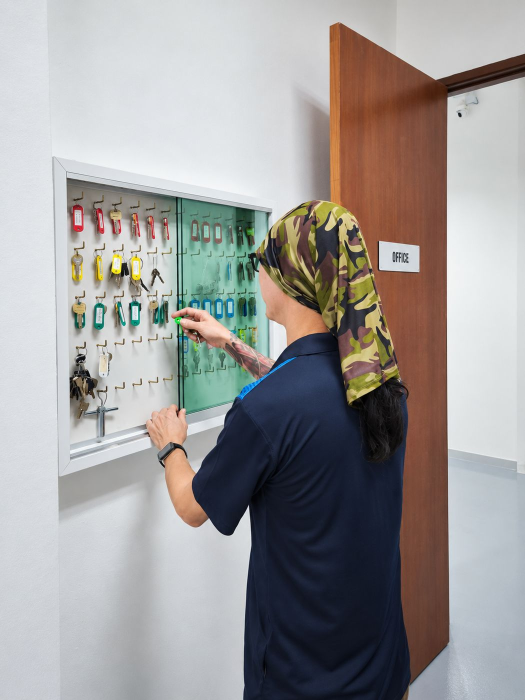
#> input picture assets/img/access-control.jpg, 1050 x 1400 px, given in place of sgs-logo-light.png, which was not available (shown at 1/2 size)
$ python make_favicon.py
#> lines starting #> are read from the running program, lines starting #| are printed output that depends on the picture; pictures that were not available may be replaced by others from this repository, and a replacement may not be noted
### tools/wpb.py
"""
Shared helpers for building the SGS site in Elementor over the REST API.

Elementor 4.x registers its document meta with show_in_rest, so layouts,
kit settings and Theme Builder conditions can all be written directly.
The one catch is that Elementor caches generated CSS per post and a REST
meta write does NOT invalidate it — so every write is followed by
DELETE /elementor/v1/cache, which is what makes this loop work at all.

    from wpb import WP, eid, px, box
    wp = WP()
    wp.put_layout(page_id, [container, ...])
    wp.clear_cache()
"""
import base64, io, json, os, re, ssl, sys, uuid
import urllib.request, urllib.error

HERE = os.path.dirname(os.path.abspath(__file__))
SITE = os.path.dirname(HERE)
ENV = os.path.join(os.path.dirname(SITE), ".env.deploy")


def eid():
    """Elementor element ids are 7 hex chars."""
    return uuid.uuid4().hex[:7]


def px(n, unit="px"):
    return {"unit": unit, "size": n, "sizes": []}


def box(t, r, b, l, unit="px", linked=False):
    return {"unit": unit, "top": str(t), "right": str(r), "bottom": str(b),
            "left": str(l), "isLinked": linked}


def gap(col, row=None):
    row = col if row is None else row
    return {"unit": "px", "size": col, "column": str(col), "row": str(row)}


# Global colour slugs defined by the kit, referenced as globals so a later
# palette change propagates instead of leaving hard-coded hex behind.
def gcolor(slug):
    return "globals/colors?id=%s" % slug


def gtypo(slug):
    return "globals/typography?id=%s" % slug


class WP:
    def __init__(self):
        env = {}
        if not os.path.exists(ENV):
            sys.exit("Missing %s" % ENV)
        for line in io.open(ENV, encoding="utf-8"):
            m = re.match(r'^\s*([A-Za-z_][A-Za-z0-9_]*)\s*=\s*(.*?)\s*$', line)
            if m:
                env[m.group(1)] = m.group(2).strip('"')
        for k in ("WP_URL", "WP_USER", "WP_APP_PASSWORD"):
            if not env.get(k):
                sys.exit("Missing %s in .env.deploy" % k)
        # keep the whole file: build_seo reads optional GA4/GSC keys from it
        self.env = env
        self.url = env["WP_URL"].rstrip("/")
        self.auth = "Basic " + base64.b64encode(
            ("%s:%s" % (env["WP_USER"], env["WP_APP_PASSWORD"])).encode()).decode()
        self.ctx = ssl.create_default_context()

    # [38 lines left out: functions call, clear_cache, media_map, not called in this run]

    def page_map(self):
        c, items = self.call("/wp-json/wp/v2/pages?per_page=100&status=any")
        return {p["slug"]: p["id"] for p in (items or [])}

    # [82 lines left out: functions menu_id, kit_id, put_layout, upsert_template, set_conditions, template_state and 1 more, not called in this run]

### tools/make_favicon.py
"""Build a 512x512 site icon from the SGS logo and set it in WordPress.

WordPress crops the site icon square and renders it as small as 16px, so a
wide logo pasted straight in would be unreadable. This trims the logo to its
ink, scales it to fit a square with breathing room, and puts it on the brand
maroon so the mark still reads in a browser tab.
"""
import sys, os, io as _io, json, base64, mimetypes
sys.path.insert(0, os.path.dirname(os.path.abspath(__file__)))
from PIL import Image
from wpb import WP

SRC = os.path.join(os.path.dirname(os.path.dirname(os.path.abspath(__file__))),
                   "assets", "img", "sgs-logo-light.png")
OUT = os.path.join(os.environ.get("TEMP", "."), "sgs-site-icon.png")
BG = (36, 0, 11, 255)          # MAROON_D, matches the header/footer
SIZE, PAD = 512, 58

im = Image.open(SRC).convert("RGBA")
im = im.crop(im.getbbox())      # trim transparent margin
box = SIZE - PAD * 2
scale = min(box / im.width, box / im.height)
#> scale = 0.283
im = im.resize((max(1, round(im.width * scale)), max(1, round(im.height * scale))),
               Image.LANCZOS)
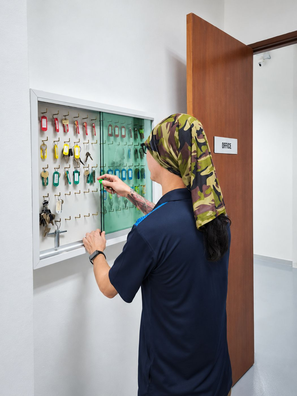
#> im: PIL image 297x396 RGBA; mean R, G, B, A 157.8, 155, 153.9, 255

canvas = Image.new("RGBA", (SIZE, SIZE), BG)
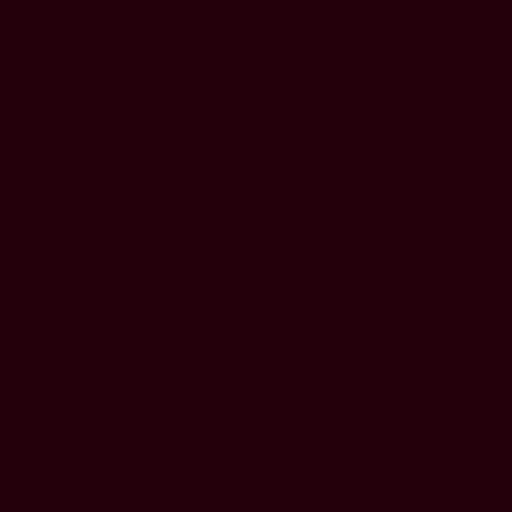
#> canvas: PIL image 512x512 RGBA; mean R, G, B, A 36, 0, 11, 255
canvas.alpha_composite(im, ((SIZE - im.width) // 2, (SIZE - im.height) // 2))
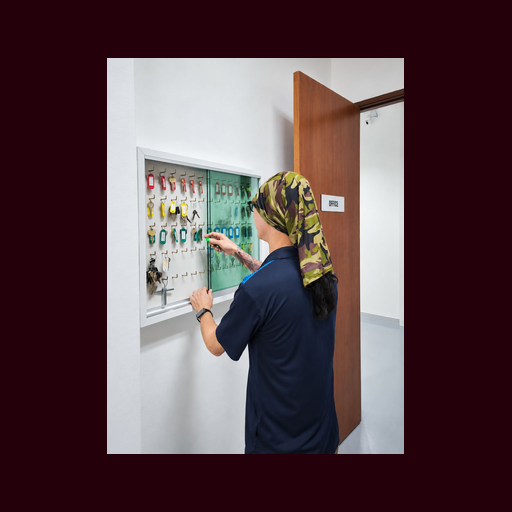
#> canvas: PIL image 512x512 RGBA; mean R, G, B, A 90.6, 69.5, 75.1, 255
canvas.save(OUT, "PNG", optimize=True)
print("built %s (%dx%d, %d bytes)" % (OUT, SIZE, SIZE, os.path.getsize(OUT)))

#> (the run stopped early here; a loop or call above may not have finished)

$ run again, on assets/img/antenna-3.jpg
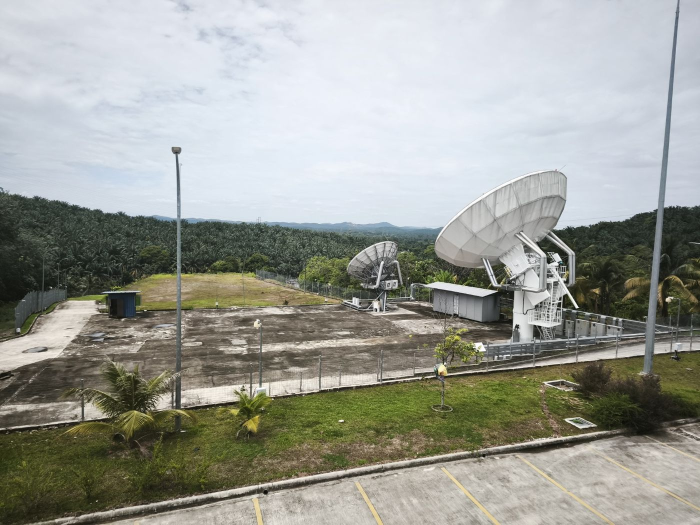
#> input picture assets/img/antenna-3.jpg, 1400 x 1050 px, given in place of sgs-logo-light.png, which was not available (shown at 1/2 size)
#> `im = im.resize((max(1, round(im.width * scale)), max(1, round(im.heigh..`:
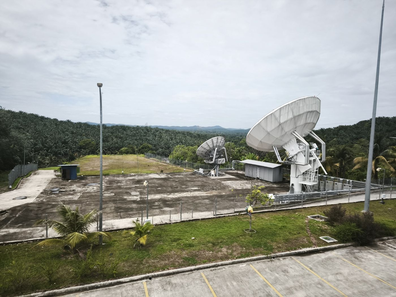
#> im: PIL image 396x297 RGBA; mean R, G, B, A 155.6, 157.7, 150.4, 255
#> `canvas.alpha_composite(im, ((SIZE - im.width) // 2, (SIZE - im.height)..`:
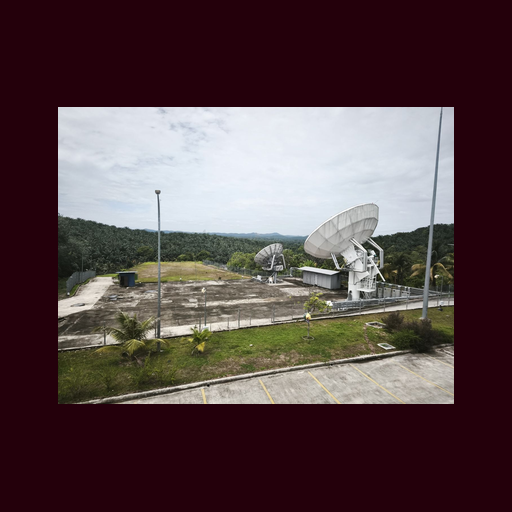
#> canvas: PIL image 512x512 RGBA; mean R, G, B, A 89.7, 70.7, 73.5, 255

$ run again, on assets/img/antenna-4.jpg
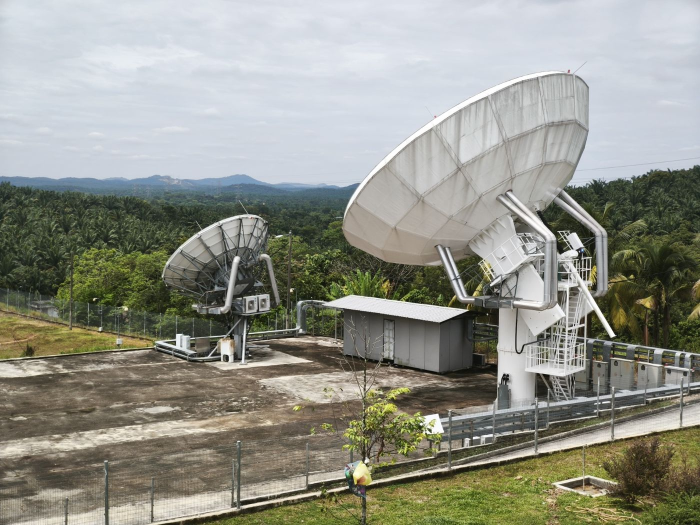
#> input picture assets/img/antenna-4.jpg, 1400 x 1050 px, given in place of sgs-logo-light.png, which was not available (shown at 1/2 size)
#> `im = im.resize((max(1, round(im.width * scale)), max(1, round(im.heigh..`:
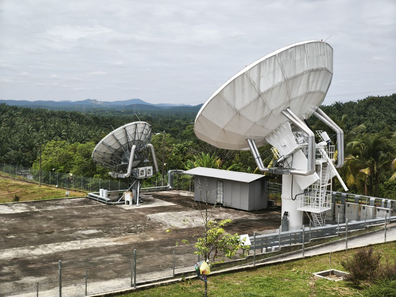
#> im: PIL image 396x297 RGBA; mean R, G, B, A 145.7, 147, 136.8, 255
#> `canvas.alpha_composite(im, ((SIZE - im.width) // 2, (SIZE - im.height)..`:
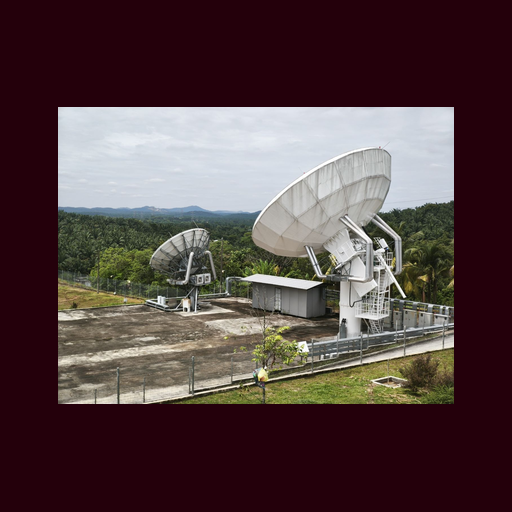
#> canvas: PIL image 512x512 RGBA; mean R, G, B, A 85.2, 65.9, 67.4, 255
